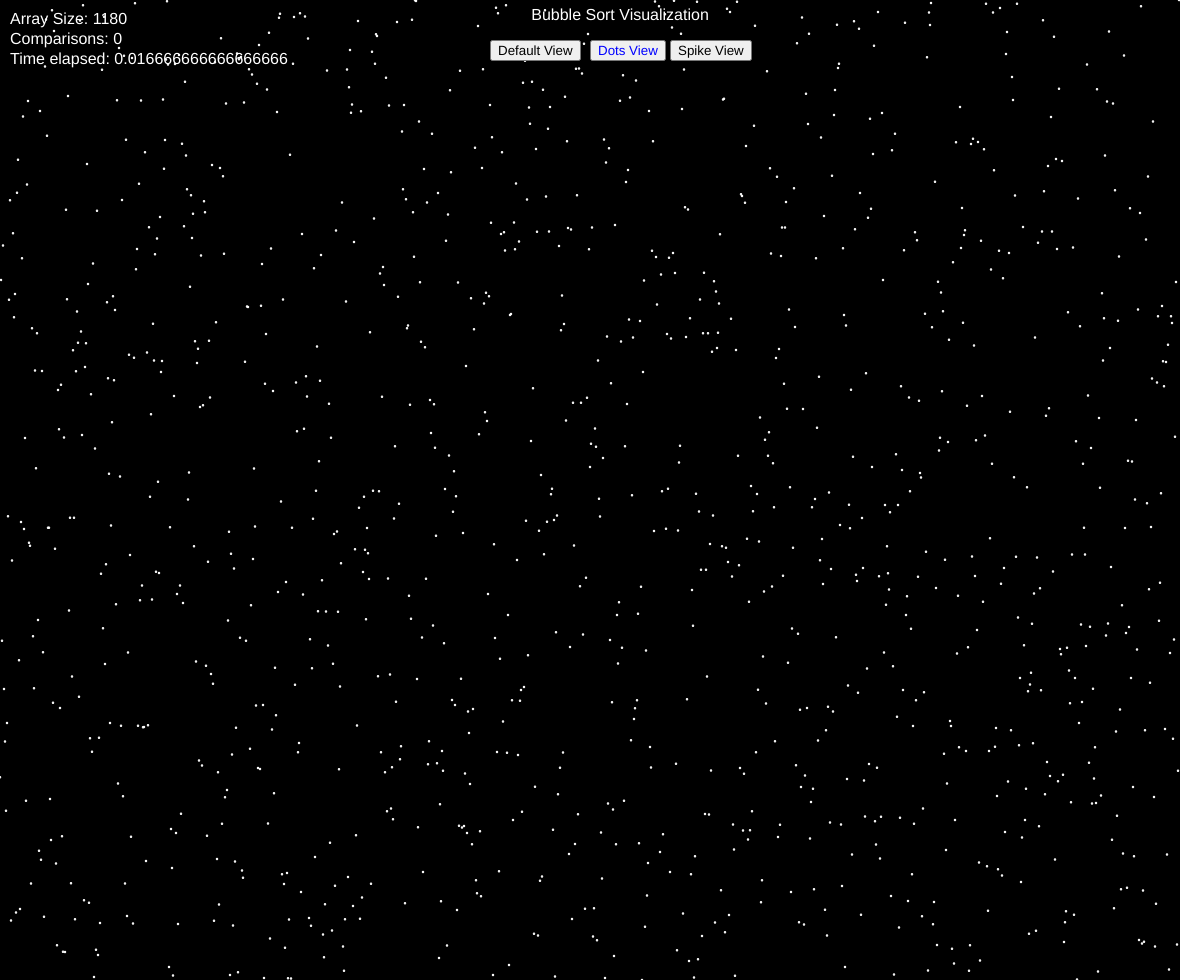
Frame 1 (no input)
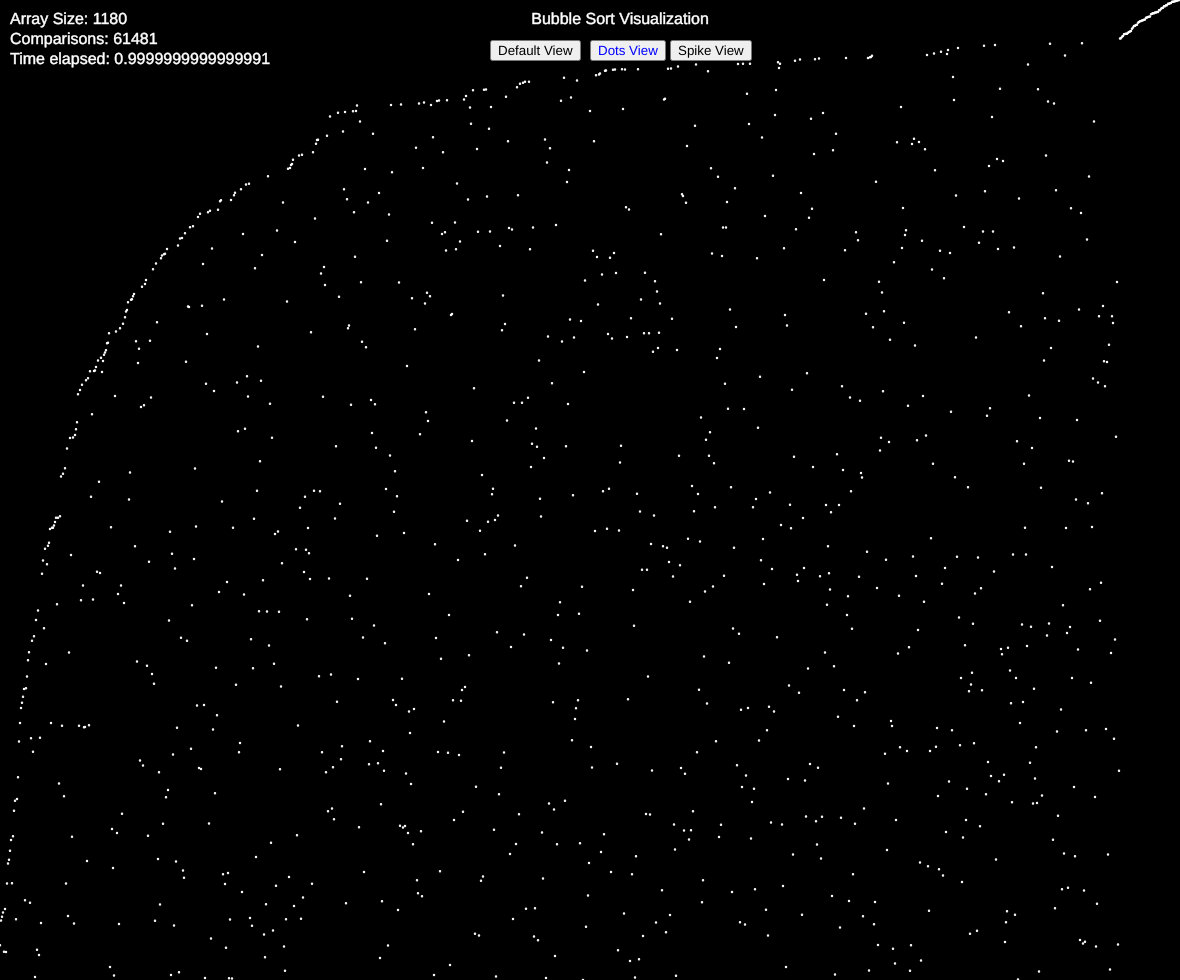
Frame 60 (no input)
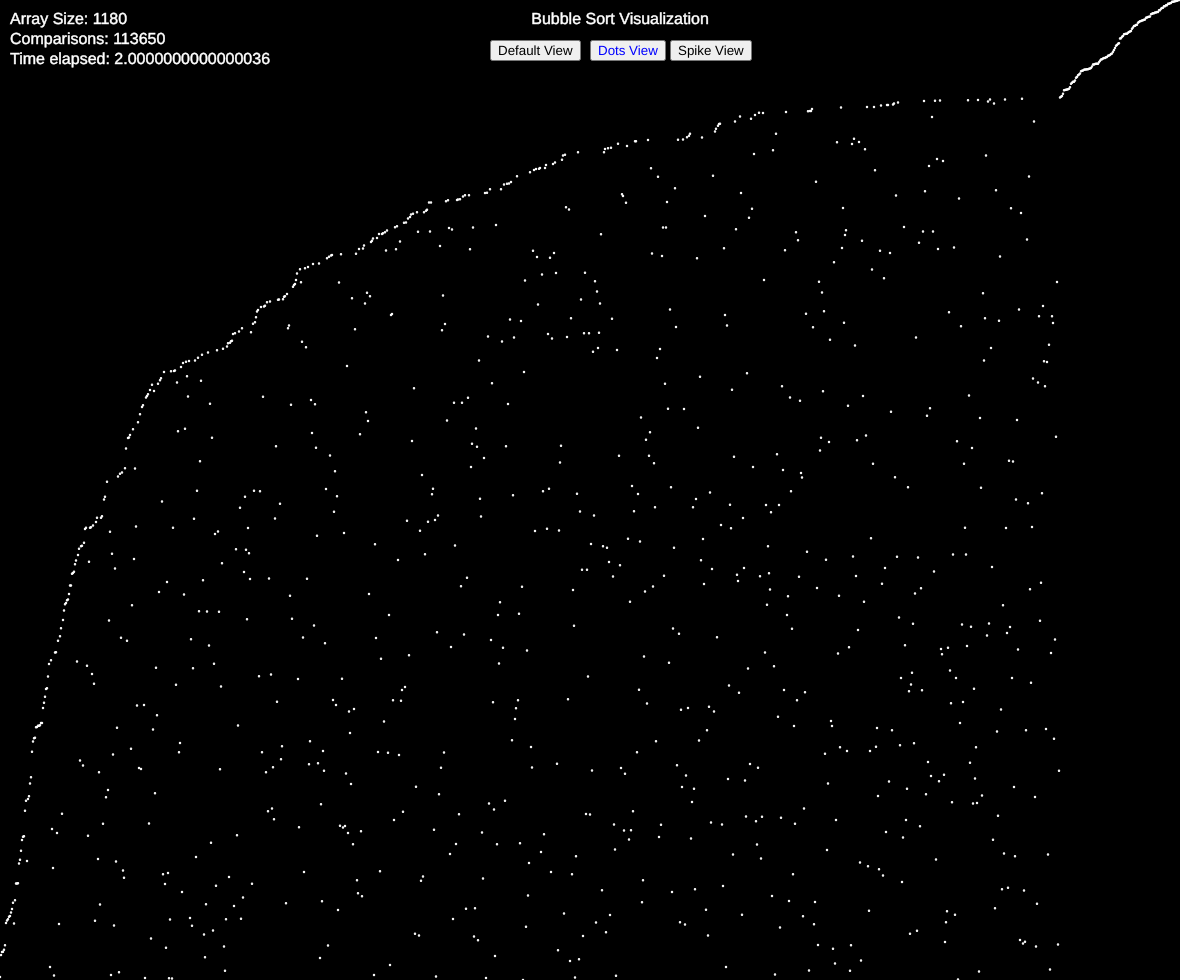
Frame 120 (the mouse pressed at the canvas centre since frame 60)

The p5.js sketch that drew these frames (run headless with seeded random() and noise() and a simulated clock; from frame 60 on, the mouse is pressed at the canvas centre):

// p5.js sketch
// ── sketch.js
let values = [];
let comparisons = 0;
let buttons = [];
let mode = 1;

let i = 0;
let j = 0;

function setup() {
    createCanvas(windowWidth - 20, windowHeight - 20);
    values = new Array(width);
    for (let i = 0; i < values.length; i++) {
        values[i] = random(height);
    }
    buttons[0] = createButton('Default View');
    buttons[1] = createButton('Dots View');
    buttons[1].style('color', 'blue');
    buttons[2] = createButton('Spike View');
    buttons[0].position(width / 2 - 100, 40);
    buttons[1].position(width / 2, 40);
    buttons[2].position(width / 2 + 80, 40);
    buttons[0].mousePressed(defa);
    buttons[1].mousePressed(dots);
    buttons[2].mousePressed(spike);
}

function draw() {
    background(0);

    textSize(16);
    fill(255);
    strokeWeight(0.5);
    textAlign(CENTER);
    text('Bubble Sort Visualization', width / 2 + 30, 20);
    textAlign(LEFT, CENTER);
    text('Array Size: ' + width, 10, 20)
    text('Comparisons: ' + comparisons, 10, 40);
    text('Time elapsed: ' + (millis() / 1000), 10, 60);

    if (i < values.length) {
        for (let j = 0; j < values.length - i - 1; j++) {
            if (values[j] > values[j + 1]) {
                swap(values, j, j + 1);
                comparisons++;
            }
        }
    } else {
        console.log("finished");
        noLoop();
    }
    i++;

    for (let i = 0; i < values.length; i++) {
        stroke(255);
        strokeWeight(1.5);
        if (mode == 0) line(i, height, i, height - values[i]);
        else if (mode == 1) circle(i, height - values[i], 1);
        else if (mode == 2) {
            let half = values[i] / 2;
            line(i, height/2 - half, i, height/2 + half);
        }
    }
}

function swap(arr, a, b) {
    let temp = arr[a];
    arr[a] = arr[b];
    arr[b] = temp;
}

function defa() {
    mode = 0;
    buttons[0].style('color', 'blue');
    buttons[1].style('color', 'black');
    buttons[2].style('color', 'black');
}
function dots() {
    mode = 1;
    buttons[0].style('color', 'black');
    buttons[1].style('color', 'blue');
    buttons[2].style('color', 'black');
}
function spike() {
    mode = 2;
    buttons[0].style('color', 'black');
    buttons[1].style('color', 'black');
    buttons[2].style('color', 'blue');
}
